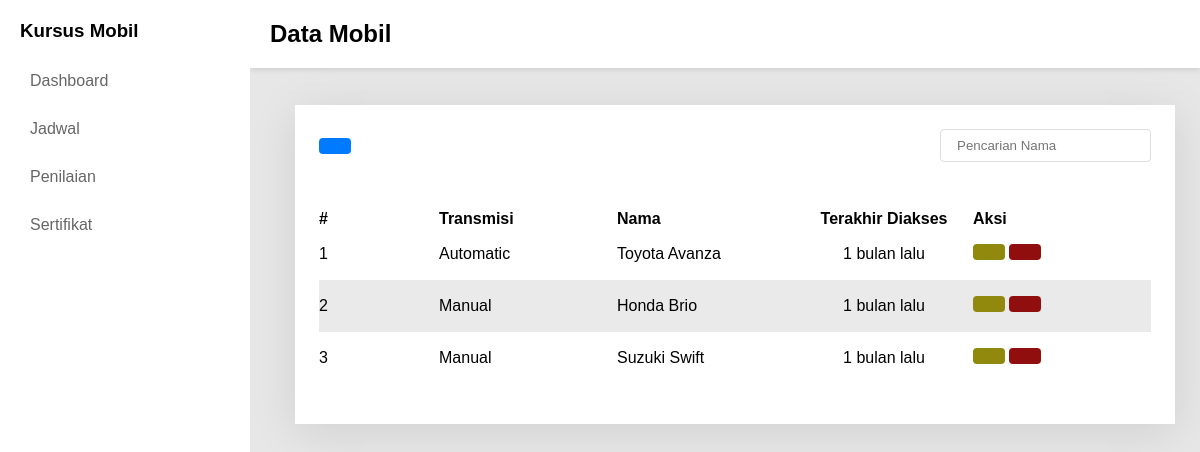
/cars/index.php, run on the app's committed database.
### tables this page shows
CREATE TABLE cars (
    id INT AUTO_INCREMENT PRIMARY KEY,
    name VARCHAR(50) NOT NULL,
    transmission ENUM('manual', "automatic") NOT NULL,
    status ENUM("active", "non-active") DEFAULT 'active',
    created_at TIMESTAMP DEFAULT CURRENT_TIMESTAMP
);

### components/time_ago.php (called while the page is built, shortened)
<?php
function timeAgo(string $datetime): string {
    $timestamp = strtotime($datetime);
    $diff = time() - $timestamp;
    $units = [
        31536000 => 'tahun',
        2592000  => 'bulan',
        604800   => 'minggu',
        86400    => 'hari',
        3600     => 'jam',
        60       => 'menit',
        1        => 'detik'
    ];
    foreach ($units as $seconds => $label) {
        $value = floor($diff / $seconds);
        if ($value >= 1) {
            return "$value $label lalu";
        }
    }
    return 'baru saja';
}

### cars/index.php (the view, shortened to what this page needs)
<!DOCTYPE html>
<html lang="en">
<head>
  <link rel="stylesheet" href="../assets/css/style.css" />
</head>
<body>
  <div class="content">
    <div class="content-body">
      <div class="container">
        <div action="" class="inputBx">
          <button class="btn primary" onclick="openModal('createModal')"><ion-icon name="add"></ion-icon></button>
          <input type="text" id="searchInput" placeholder="Pencarian Nama">
        </div>
        <div class="dataTable">
          <table id="dataTable">
            <thead>
              <tr>
                <th width="120">#</th>
                <th>Transmisi</th>
                <th>Nama</th>
                <th style="text-align: center;">Terakhir Diakses</th>
                <th>Aksi</th>
              </tr>
            </thead>
            <?php
            include_once("../database/connect.php");
            $Cars = mysqli_query($connect, "SELECT * FROM Cars ORDER BY created_at DESC");
            ?>
            <tbody>
              <?php while ($car = mysqli_fetch_object($Cars)): ?>
                <tr>
                  <td><?= $car->id ?></td>
                  <td style="text-transform: capitalize"><?= $car->transmission ?></td>
                  <td><?= $car->name ?></td>
                  <td style="text-align: center;"><?= timeAgo($car->created_at) ?></td>
                  <td>
                    <a href="?edit=<?= $car->id ?>" class="btn warning"><ion-icon name="create-outline"></ion-icon></a>
                    <a href="?delete=<?= $car->id ?>" class="btn danger" onclick="return confirm('Yakin hapus?')"><ion-icon name="trash-bin-outline"></ion-icon></a>
                  </td>
                </tr>
              <?php endwhile ?>
            </tbody>
          </table>
        </div>
      </div>
    </div>
  </div>
</body>
</html>

### assets/css/style.css (style rules this page uses)
* { margin: 0; padding: 0; box-sizing: border-box; font-family: "Inter Tight", sans-serif; }
a { display: inline-block; text-decoration: none; }
button { outline: none; border: none; display: flex; align-items: center; }
body { display: flex; flex-direction: row; background: #e7e7e7; }
.content { position: relative; margin-left: 270px; padding: 25px; width: calc(100% - 270px); transition: margin-left 0.3s; }
.content-body { margin-top: 80px; background: #fff; padding: 24px; box-shadow: 0px 8px 45px rgba(0, 0, 0, 0.1); }
.inputBx { width: 100%; display: flex; justify-content: space-between; align-items: center; margin-bottom: 48px; }
.btn { padding: 8px 16px; border-radius: 4px; transition: 0.5s; }
.primary { background: #007bff; color: #fff; }
.warning { background: #91880e; color: #fff; }
.danger { background: #910e0e; color: #fff; }
input { border: 1px solid #ddd; outline: none; padding: 8px 16px; border-radius: 4px; }
.dataTable { display: flex; }
table { width: 100%; border-collapse: collapse; table-layout: fixed; }
tr { text-align: left; }
td { padding: 16px 0; }
thead { padding: 16px; }
tr:nth-child(even) { background: #eaeaea; }
.dataTable { margin: 16px 0; position: relative; width: 100%; border-radius: 8px; }

### data on the page
cars: id "1", transmission "Automatic", name "Toyota Avanza", created_at "1 bulan lalu"
cars: id "2", transmission "Manual", name "Honda Brio", created_at "1 bulan lalu"
cars: id "3", transmission "Manual", name "Suzuki Swift", created_at "1 bulan lalu"

### other printed values
$title "Data Mobil"
